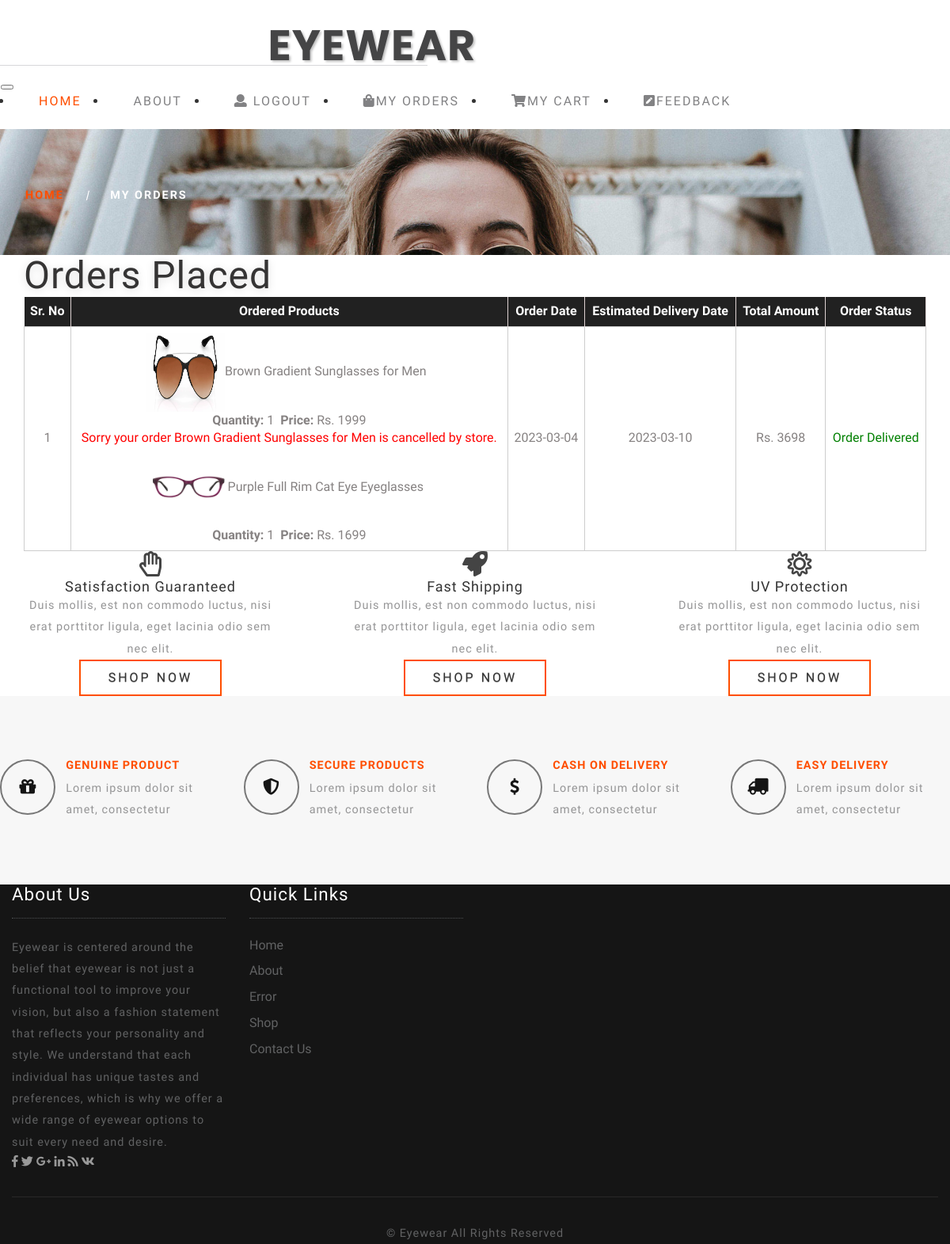
Screenshot of /orders.php (signed in) with the database file from the repository.
### tables this page shows
CREATE TABLE `product_order` (
  `order_id` int(11) NOT NULL,
  `l_id` int(11) DEFAULT NULL,
  `total_amount` varchar(20) DEFAULT NULL,
  `address` varchar(200) DEFAULT NULL,
  `payment_status` int(5) DEFAULT NULL,
  `timestamp` timestamp NOT NULL DEFAULT current_timestamp(),
  `order_status` int(5) DEFAULT NULL
);

CREATE TABLE `cart_table` (
  `cart_id` int(11) NOT NULL,
  `l_id` int(11) DEFAULT NULL,
  `product_id` int(11) DEFAULT NULL,
  `shop_l_id` int(11) DEFAULT NULL,
  `quantity` int(10) DEFAULT NULL,
  `order_id` int(11) DEFAULT NULL,
  `status` int(5) DEFAULT NULL COMMENT '0 - in cart not ordered, 1 - order done, 2 - order cancel by shop'
);

CREATE TABLE `product_detail` (
  `product_id` int(11) NOT NULL,
  `cat_id` int(11) DEFAULT NULL,
  `l_id` int(11) DEFAULT NULL,
  `product_name` varchar(200) DEFAULT NULL,
  `product_image` varchar(100) DEFAULT NULL,
  `product_description` varchar(500) DEFAULT NULL,
  `product_price` int(10) DEFAULT NULL,
  `quantity` int(10) DEFAULT NULL,
  `status` int(5) DEFAULT NULL
);

### orders.php (the view, shortened to what this page needs)
<?php
include "header.php";
?>
<div class="banner_inner">
			<div class="services-breadcrumb">
				<div class="inner_breadcrumb">
					<ul class="short">
						<li>
							<a href="index.php">Home</a>
							<i>|</i>
						</li>
						<li>My Orders</li>
					</ul>
				</div>
			</div>
		</div>
<section class="banner-bottom-wthreelayouts py-lg-5 py-3">
		<div class="container">
			<div class="inner-sec-shop px-lg-4 px-3">
				<h3 class="tittle-w3layouts my-lg-4 mt-3">Orders Placed </h3>
				<div class="checkout-right">
					<table class="timetable_sub">
						<thead>
	                <tr>
	                  <th>Sr. No</th>
	                  <th>Ordered Products</th>
	                  <th>Order Date</th>
	                  <th>Estimated Delivery Date</th>
	                  <th>Total Amount</th>
	                  <th>Order Status</th>
	                </tr>
	              </thead>
	              <tbody>
	                <?php
	                	$ulid = $_SESSION['ulogid'];
	                    $q1 = "SELECT * FROM product_order WHERE l_id='$ulid' AND order_status=1 ORDER BY order_id DESC";
	                    $res1 = mysqli_query($con, $q1);
	                    $count = 0;
	                    while($row1 = mysqli_fetch_array($res1)){
	                        $orderid = $row1['order_id'];
	                        $odate = $row1['timestamp'];
	                        $tamnt = $row1['total_amount'];
	                        $today = date('Y-m-d');
	                        $odate = date('Y-m-d',strtotime($odate));
	                        $ddate= date('Y-m-d', strtotime($odate. ' + 6 days'));
	                        $q2 = "SELECT * FROM cart_table WHERE order_id='$orderid'";
	                        $res2 = mysqli_query($con, $q2);
	                ?>
	                    <tr>
	                        <td><?php echo ++$count;?></td>
	                        <td>
	                          <?php
	                            while($row2 = mysqli_fetch_array($res2)){
	                            $proid = $row2['product_id'];
	                            $quan = $row2['quantity'];
	                            $ostatus = $row2['status'];
	                            $q4 = "SELECT * FROM product_detail WHERE product_id='$proid'";
	                            $res4 = mysqli_query($con, $q4);
	                            $row4 = mysqli_fetch_array($res4);
	                            $proname = $row4['product_name'];
	                            $proimg = $row4['product_image'];
	                            $proprice = $row4['product_price'];
	                            echo "<img style='width: 100px;height: 100px;' src='products/$proimg'><span style='margin-right:0.5rem;'>$proname</span><br><span style='margin-right:0.5rem;'><b>Quantity:</b> $quan</span><b>Price:</b> Rs. $proprice<br/>";
	                           	if ($ostatus==2) {
	                              		echo "<font color='red'>Sorry your order $proname is cancelled by store.</font><br/>";
	                              }
	                          }
	                          ?>
	                        </td>
	                        <td><?php echo $odate;?></td>
	                        <td><?php echo $ddate;?></td>
	                        <td>Rs. <?php echo $tamnt;?></td>
	                        <td>
	                            <?php
	                              $today=strtotime($today);
	                              $ddate=strtotime($ddate);
	                              if($today>$ddate){
	                                  	echo "<font color='green'>Order Delivered</font>";
	                              }
	                              else{
	                                  	echo "<font color='red'>Order will be delivered soon</font>";
	                              }
	                            ?>
	                        </td>
	                    </tr>
	                <?php
	                    }
	                ?>
	              </tbody>
					</table>
				</div>
			</div>
		</div>
	</section>
<?php include 'footer.php'; ?>

### css/shop.css (style rules this page uses)
body { font-family: 'Inconsolata', monospace; }

### css/style.css (style rules this page uses)
html, body { margin: 0; font-size: 100%; background: #fff; font-family: 'Inconsolata', monospace; }
body a { text-decoration: none; transition: 0.5s all; -webkit-transition: 0.5s all; -moz-transition: 0.5s all; -o-transition: 0.5s all; -ms-transition: 0.5s all; font-family: 'Inconsolata', monospace; }
h1, h2, h3, h4, h5, h6 { margin: 0; font-family: 'Inconsolata', monospace; letter-spacing: 1px; }
ul { margin: 0; padding: 0; }
h3.tittle-w3layouts { color: #353434; font-size: 3em; text-align: left; letter-spacing: 1px; font-weight: 400; text-shadow: 0 2px 12px rgba(0, 0, 0, 0.14); }
.banner_inner { background: url(../images/banner-mid.jpg)no-repeat 0px -73px; background-size: cover; -webkit-background-size: cover; -o-background-size: cover; -ms-background-size: cover; moz-background-size: cover; min-height: 180px; }
ul.short { text-align: left; padding: 5em 0em 0 2em; }
ul.short li { display: inline-block; text-transform: uppercase; color: #fff; font-size: 0.9em; font-weight: 600; letter-spacing: 2px; }
.services-breadcrumb ul li i { padding: 0 1.5em; }
ul.short li a { color: #ff4e00; }
@media (max-width:1280px) { .banner_inner { background: url(../images/banner4.jpg)no-repeat 0px -55px; background-size: cover; -webkit-background-size: cover; -o-background-size: cover; -ms-background-size: cover; moz-background-size: cover; min-height: 159px; } }
@media (max-width:1280px) { ul.short { text-align: left; padding: 4.5em 0em 0 2em; } }

### css/contact.css (style rules this page uses)
body a { text-decoration: none; transition: 0.5s all; -webkit-transition: 0.5s all; -moz-transition: 0.5s all; -o-transition: 0.5s all; -ms-transition: 0.5s all; }

### css/easy-responsive-tabs.css (style rules this page uses)
body { margin: 0px; padding: 0px; }

### css/checkout.css (style rules this page uses)
body a { transition: 0.5s all; -webkit-transition: 0.5s all; -o-transition: 0.5s all; -moz-transition: 0.5s all; -ms-transition: 0.5s all; }
table.timetable_sub { width: 100%; margin: 0 auto; }
.timetable_sub thead { background: #004284; }
.timetable_sub th { background: #212121; color: #fff !important; text-transform: capitalize; font-size: 13px; border-right: 1px solid #ded2d2; }
.timetable_sub th, .timetable_sub td { text-align: center; padding: 7px; font-size: 16px; color: #868282; }
.timetable_sub td { border: 1px solid #CDCDCD; }

### rows the page displays
product_order: timestamp "2023-03-04", timestamp "2023-03-10", total_amount "3698", shows "Order Delivered"
cart_table: product.product_image (picture), product.product_name "Brown Gradient Sunglasses for Men", quantity "1", product.product_price "1999"
cart_table: product.product_image (picture), product.product_name "Purple Full Rim Cat Eye Eyeglasses", quantity "1", product.product_price "1699"
